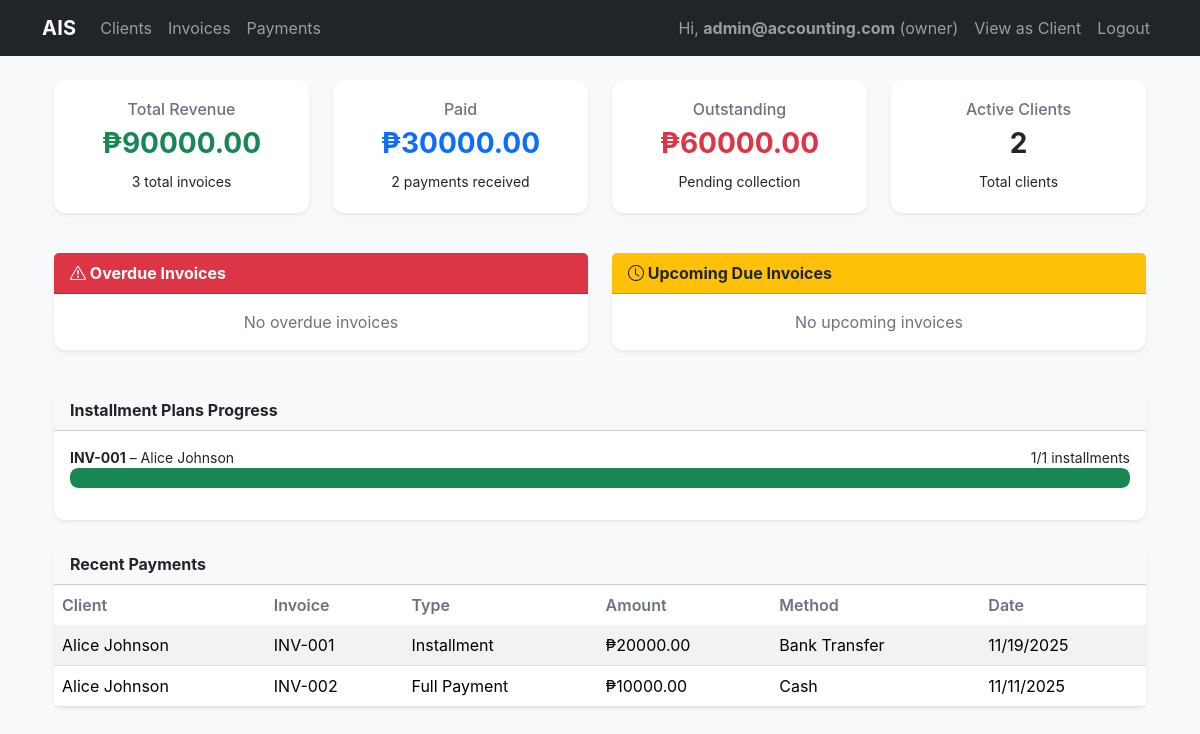
The page /dashboard (signed in) on the database its author committed.
### app/models.py (models this page shows, shortened)
class User(db.Model, UserMixin):
    id = db.Column(db.Integer, primary_key=True)
    username = db.Column(db.String(150), unique=True, nullable=False)  # can be email
    password_hash = db.Column(db.String(200), nullable=False)
    role = db.Column(db.String(20), default='client')  # 'owner' or 'client'

class Invoice(db.Model):
    id = db.Column(db.Integer, primary_key=True)
    invoice_no = db.Column(db.String(50), unique=True, nullable=False)
    client_id = db.Column(db.Integer, db.ForeignKey('client.id'), nullable=False)
    description = db.Column(db.String(250))
    amount = db.Column(db.Float, nullable=False, default=0.0)
    payment_type = db.Column(db.String(50), default='Full Payment')  # 'Full Payment' or 'Installment'
    paid = db.Column(db.Float, default=0.0)
    due_date = db.Column(db.Date, nullable=True)
    status = db.Column(db.String(50), default='pending')  # pending/partial/paid/overdue
    payments = db.relationship('Payment', backref='invoice', lazy=True,
                               cascade='all, delete-orphan')
    installments = db.Column(db.Integer, default=1)   # total number of installments
    frequency = db.Column(db.String(20), default='monthly')   # weekly/biweekly/monthly
    @property
    def installment_amount(self):
        if self.installments and self.installments > 0:
            return round(self.amount / self.installments, 2)
        return 0.0
    def installments_paid(self):
        explicit = {int(n) for n in (p.installment_number for p in self.payments) if n}
        explicit_count = len(explicit)
        try:
            per_inst = float(self.installment_amount or 0)
        except Exception:
            per_inst = 0.0
        total_paid = sum((p.amount or 0) for p in self.payments)
        amount_based = 0
        if per_inst > 0 and self.installments and self.installments > 0 and total_paid > 0:
            from math import ceil
            amount_based = int(ceil(total_paid / per_inst))
        counted = max(explicit_count, amount_based)
        if self.installments and self.installments > 0:
            counted = max(0, min(counted, int(self.installments)))
        return counted
    @property
    def installments_display(self):
        paid_count = self.installments_paid()
        total_paid = sum((p.amount or 0) for p in self.payments) or (self.paid or 0)
        if paid_count == 0 and total_paid > 0:
            return 1
        return paid_count

class Client(db.Model):
    id = db.Column(db.Integer, primary_key=True)
    name = db.Column(db.String(120), nullable=False)
    email = db.Column(db.String(120), unique=True)
    company = db.Column(db.String(120))
    phone = db.Column(db.String(50))
    tax_id = db.Column(db.String(50))
    address = db.Column(db.String(250))
    invoices = db.relationship('Invoice', backref='client', lazy=True)

class Payment(db.Model):
    id = db.Column(db.Integer, primary_key=True)
    invoice_id = db.Column(db.Integer, db.ForeignKey('invoice.id'), nullable=False)
    amount = db.Column(db.Float, nullable=False, default=0.0)
    method = db.Column(db.String(50))
    date = db.Column(db.Date, default=date.today)
    installment_number = db.Column(db.Integer, nullable=True)

### app/routes_dashboard.py (the view, shortened to what this page needs)
@dashboard_bp.route('/')
@dashboard_bp.route('/dashboard')
@login_required
def dashboard():
    if current_user.role == 'owner':
        invoices = Invoice.query.all()
        payments = Payment.query.order_by(Payment.date.desc()).all()
        clients = Client.query.all()
    total_revenue, total_paid, outstanding = calculate_totals(invoices)
    overdue_invoices = [
        inv for inv in invoices
        if inv.status != 'paid' and inv.due_date and inv.due_date < date.today()
    ]
    installment_invoices = [inv for inv in invoices if inv.payment_type and inv.payment_type.lower().startswith('install')]
    for inv in installment_invoices:
        if inv.installments and inv.installments > 0:
            inv.progress_percent = (inv.installments_paid() / inv.installments) * 100
        else:
            inv.progress_percent = 0
    recent_payments = payments[:5]
    return render_template(
        'dashboard.html',
        total_revenue=total_revenue,
        total_paid=total_paid,
        outstanding=outstanding,
        clients_count=len(clients),
        invoices=invoices,
        payments=payments,
        overdue_invoices=overdue_invoices,
        installment_invoices=installment_invoices,
        recent_payments=recent_payments
    )

### app/routes_auth.py (called while the page is built)
@login_manager.user_loader
def load_user(user_id):
    return User.query.get(int(user_id))

### app/utils.py (called while the page is built)
def calculate_totals(invoices):
    total_revenue = sum((inv.amount or 0) for inv in invoices)
    total_paid = sum((inv.paid or 0) for inv in invoices)
    outstanding = total_revenue - total_paid
    return total_revenue, total_paid, outstanding

### app/templates/dashboard.html
{% extends "base.html" %}
{% block content %}
<div class="container-fluid">
  <div class="row text-center mb-4">
    <div class="col-md-3 mb-3">
      <div class="card shadow-sm border-0 summary-card">
        <div class="card-body">
          <h6 class="text-muted">Total Revenue</h6>
          <h3 class="fw-bold text-success">₱{{ '%.2f'|format(total_revenue) }}</h3>
          <small>{{ invoices|length }} total invoices</small>
        </div>
      </div>
    </div>
    <div class="col-md-3 mb-3">
      <div class="card shadow-sm border-0 summary-card">
        <div class="card-body">
          <h6 class="text-muted">Paid</h6>
          <h3 class="fw-bold text-primary">₱{{ '%.2f'|format(total_paid) }}</h3>
          <small>{{ payments|length }} payments received</small>
        </div>
      </div>
    </div>
    <div class="col-md-3 mb-3">
      <div class="card shadow-sm border-0 summary-card">
        <div class="card-body">
          <h6 class="text-muted">Outstanding</h6>
          <h3 class="fw-bold text-danger">₱{{ '%.2f'|format(outstanding) }}</h3>
          <small>Pending collection</small>
        </div>
      </div>
    </div>
    <div class="col-md-3 mb-3">
      <div class="card shadow-sm border-0 summary-card">
        <div class="card-body">
          <h6 class="text-muted">Active Clients</h6>
          <h3 class="fw-bold">{{ clients_count }}</h3>
          <small>Total clients</small>
        </div>
      </div>
    </div>
  </div>
  <div class="row mb-4">
    <div class="col-md-6 mb-3">
      <div class="card shadow-sm border-0">
        <div class="card-header bg-danger text-white fw-bold">
          <i class="bi bi-exclamation-triangle"></i> Overdue Invoices
        </div>
        <div class="card-body">
          {% if overdue_invoices %}
            <ul class="list-group">
              {% for inv in overdue_invoices %}
              <li class="list-group-item d-flex justify-content-between align-items-center">
                <div>
                  <strong>{{ inv.invoice_no }}</strong> – {{ inv.client.name }}
                  <br><small class="text-muted">Due: {{ inv.due_date.strftime('%m/%d/%Y') }}</small>
                </div>
                <span class="badge bg-danger">₱{{ '%.2f'|format(inv.remaining_balance()) }}</span>
              </li>
              {% endfor %}
            </ul>
          {% else %}
            <p class="text-muted text-center mb-0">No overdue invoices</p>
          {% endif %}
        </div>
      </div>
    </div>
    <div class="col-md-6 mb-3">
      <div class="card shadow-sm border-0">
        <div class="card-header bg-warning fw-bold">
          <i class="bi bi-clock"></i> Upcoming Due Invoices
        </div>
        <div class="card-body">
          {% if upcoming_invoices %}
            <ul class="list-group">
              {% for inv in upcoming_invoices %}
              <li class="list-group-item d-flex justify-content-between align-items-center">
                <div>
                  <strong>{{ inv.invoice_no }}</strong> – {{ inv.client.name }}
                  <br><small class="text-muted">Due: {{ inv.due_date.strftime('%m/%d/%Y') }}</small>
                </div>
                <span class="badge bg-warning text-dark">₱{{ '%.2f'|format(inv.remaining_balance()) }}</span>
              </li>
              {% endfor %}
            </ul>
          {% else %}
            <p class="text-muted text-center mb-0">No upcoming invoices</p>
          {% endif %}
        </div>
      </div>
    </div>
  </div>
  <div class="card shadow-sm border-0 mb-4">
    <div class="card-header bg-light fw-bold">Installment Plans Progress</div>
    <div class="card-body">
      {% if installment_invoices %}
        {% for inv in installment_invoices %}
          <div class="mb-3">
            <div class="d-flex justify-content-between">
              <small><strong>{{ inv.invoice_no }}</strong> – {{ inv.client.name }}</small>
              <small>{{ inv.installments_display }}/{{ inv.installments }} installments</small>
            </div>
            <div class="progress" style="height: 20px;">
            <div class="progress-bar bg-success"
              role="progressbar"
              style="--progress: {{ inv.progress_percent }}%; width: var(--progress);"
              aria-valuenow="{{ inv.progress_percent }}"
              aria-valuemin="0"
              aria-valuemax="100">
            </div>
    </div>
          </div>
        {% endfor %}
      {% else %}
        <p class="text-muted text-center mb-0">No active installment plans</p>
      {% endif %}
    </div>
  </div>
  <div class="card shadow-sm border-0">
    <div class="card-header bg-light fw-bold">Recent Payments</div>
    <div class="card-body p-0">
      <table class="table table-striped table-hover mb-0">
        <thead class="table-light">
          <tr>
            <th>Client</th>
            <th>Invoice</th>
            <th>Type</th>
            <th>Amount</th>
            <th>Method</th>
            <th>Date</th>
          </tr>
        </thead>
        <tbody>
          {% if recent_payments %}
            {% for p in recent_payments %}
            <tr>
              <td>{{ p.invoice.client.name if p.invoice.client else '' }}</td>
              <td>{{ p.invoice.invoice_no }}</td>
              <td>
                {% if p.invoice.payment_type and p.invoice.payment_type.lower().startswith('install') %}
                  Installment
                {% else %}
                  Full Payment
                {% endif %}
              </td>
              <td>₱{{ '%.2f'|format(p.amount) }}</td>
              <td>{{ p.method }}</td>
              <td>{{ p.date.strftime('%m/%d/%Y') }}</td>
            </tr>
            {% endfor %}
          {% else %}
            <tr><td colspan="6" class="text-center text-muted py-3">No payments recorded</td></tr>
          {% endif %}
        </tbody>
      </table>
    </div>
  </div>
</div>
{% endblock %}

### app/templates/base.html (shortened to what this page needs)
<!doctype html>
<html lang="en">
  <head>
    <link href="https://cdn.jsdelivr.net/npm/bootstrap@5.3.2/dist/css/bootstrap.min.css" rel="stylesheet">
    <link href="https://cdn.jsdelivr.net/npm/bootstrap-icons@1.10.5/font/bootstrap-icons.css" rel="stylesheet">
    <link href="{{ url_for('static', filename='css/portal.css') }}" rel="stylesheet">
  </head>
  <body class="bg-light">
    <nav class="navbar navbar-expand-lg navbar-dark bg-dark">
      <div class="container">
        <a class="navbar-brand" href="{{ url_for('dashboard.dashboard') }}">AIS</a>
        <div class="collapse navbar-collapse" id="navMenu">
          <ul class="navbar-nav me-auto">
            {% if current_user.is_authenticated and current_user.role == 'owner' %}
              <li class="nav-item"><a class="nav-link" href="{{ url_for('clients.clients_list') }}">Clients</a></li>
              <li class="nav-item"><a class="nav-link" href="{{ url_for('invoices.invoices_list') }}">Invoices</a></li>
              <li class="nav-item"><a class="nav-link" href="{{ url_for('payments.payments_list') }}">Payments</a></li>
            {% elif current_user.is_authenticated %}
              <li class="nav-item"><a class="nav-link" href="{{ url_for('portal.portal_dashboard') }}">Client Portal</a></li>
            {% endif %}
          </ul>
          <ul class="navbar-nav">
            {% if current_user.is_authenticated %}
              <li class="nav-item">
                <span class="nav-link">Hi, <strong>{{ current_user.username }}</strong> ({{ current_user.role }})</span>
              </li>
              <li class="nav-item">
                <a class="nav-link" href="#" data-bs-toggle="modal" data-bs-target="#clientSelectModal">View as Client</a>
              </li>
              <li class="nav-item">
                <a class="nav-link" href="{{ url_for('auth.logout') }}">Logout</a>
              </li>
            {% endif %}
          </ul>
        </div>
      </div>
    </nav>
    <div class="container mt-4">
      {% block content %}{% endblock %}
    </div>
  </body>
</html>

### static/css/portal.css (style rules this page uses)
:root { --ais-bg: #f8fafc; --ais-card: #ffffff; --ais-primary: #2563eb; --ais-accent: #7c3aed; --ais-success: #16a34a; --ais-danger: #dc2626; --ais-muted: #6b7280; }
body { background: var(--ais-bg); font-family: Inter, ui-sans-serif, system-ui, -apple-system, "Segoe UI", Roboto, "Helvetica Neue", Arial; color: #0f172a; }
.navbar-brand { font-weight:700;letter-spacing:0.2px }
.card { background:var(--ais-card);border-radius:12px }
.card.shadow-sm { box-shadow:0 6px 20px rgba(2,6,23,0.06) }
.card-header { border-top-left-radius:12px;border-top-right-radius:12px }
.text-muted { color:var(--ais-muted)!important }
.progress { background:rgba(2,6,23,0.04);border-radius:8px }
.progress-bar { border-radius:8px }
.summary-card .card-body { padding:1.25rem }
.table thead th { background:transparent;border-bottom:0;color:var(--ais-muted);font-weight:600 }
.table tbody tr td { vertical-align:middle }

### rows shown on the page
User: username "admin@accounting.com", role "owner"
Invoice: invoice_no "INV-001", client.name "Alice Johnson", installments_display "1", installments "1", {{ inv.progress_percent }} 100.0 (drawn)
Payment: invoice.client "Alice Johnson", invoice.invoice_no "INV-001", shows "Installment", amount "20000.00", method "Bank Transfer", date "11/19/2025"
Payment: invoice.client "Alice Johnson", invoice.invoice_no "INV-002", shows "Full Payment", amount "10000.00", method "Cash", date "11/11/2025"

### other values the page prints
{{ '%.2f'|format(total_revenue) }} "90000.00"
{{ invoices|length }} "3"
{{ '%.2f'|format(total_paid) }} "30000.00"
{{ payments|length }} "2"
{{ '%.2f'|format(outstanding) }} "60000.00"
{{ clients_count }} "2"
